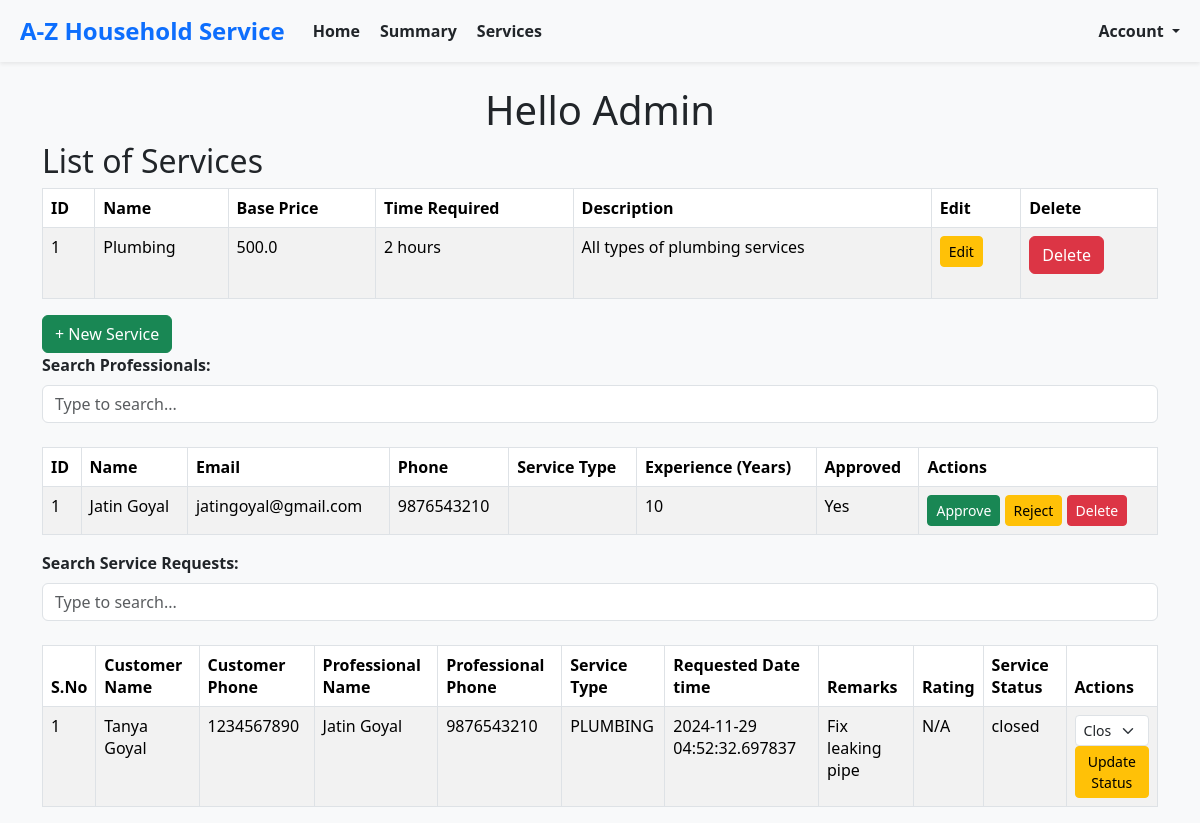
The page /admin/home on the database its author committed.
### models.py (models this page shows, shortened)
class BaseModel(db.Model):
    __abstract__ = True  # This makes it an abstract class, not a table in the database
    id = db.Column(db.Integer, primary_key=True)
    created_at = db.Column(db.DateTime, default=datetime.utcnow, nullable=False)  # Ensure it's not nullable
    modified_at = db.Column(db.DateTime, default=datetime.utcnow, onupdate=datetime.utcnow, nullable=False)  # Ensure it's not nullable

class Service(BaseModel):
    __tablename__ = 'service'
    name = db.Column(db.String(150), nullable=False)
    base_price = db.Column(db.Float, nullable=True)  # Made nullable
    time_required = db.Column(db.String(50), nullable=True)  # Made nullable
    description = db.Column(db.Text, nullable=True)  # Made nullable
    professional_id = db.Column(db.Integer, db.ForeignKey('service_professional.id'), nullable=True)
    service_type_id= db.Column(db.Integer, nullable=True)  # Made nullable
    professional = db.relationship('ServiceProfessional', backref='services', lazy=True)

class ServiceProfessional(BaseModel):
    __tablename__ = 'service_professional'
    username = db.Column(db.String(150), unique=True, nullable=False)
    password_hash = db.Column(db.String(200), nullable=False)
    name = db.Column(db.String(150), nullable=True)  # Made nullable
    email = db.Column(db.String(150), unique=True, nullable=True)  # Made nullable
    phone = db.Column(db.String(20), unique=True, nullable=True)  # Made nullable
    experience = db.Column(db.Integer, nullable=True)  # Made nullable
    description = db.Column(db.Text, nullable=True)  # Made nullable
    approved = db.Column(db.Boolean, default=False, nullable=True)  # Made nullable

class Customer(BaseModel):
    __tablename__ = 'customer'
    username = db.Column(db.String(150), unique=True, nullable=False)
    password_hash = db.Column(db.String(200), nullable=False)
    name = db.Column(db.String(150), nullable=True)  # Made nullable
    email = db.Column(db.String(150), unique=True, nullable=False)
    phone = db.Column(db.String(20), unique=True, nullable=False)
    address = db.Column(db.String(300), nullable=True)  # Made nullable
    pincode = db.Column(db.String(300), nullable=True)  # Made nullable

class ServiceRequest(BaseModel):
    __tablename__ = 'service_request'
    service_id = db.Column(db.Integer, db.ForeignKey('service.id'), nullable=True)  # Made nullable
    customer_id = db.Column(db.Integer, db.ForeignKey('customer.id'), nullable=False)
    professional_id = db.Column(db.Integer, db.ForeignKey('service_professional.id'), nullable=True)
    date_of_request = db.Column(db.DateTime, default=datetime.utcnow, nullable=True)  # Made nullable
    date_of_completion = db.Column(db.DateTime, nullable=True)  # Made nullable
    service_status = db.Column(db.String(50), default="requested", nullable=True)  # Made nullable
    service_type_id= db.Column(db.Integer, nullable=True)  # Made nullable
    remarks = db.Column(db.Text, nullable=True)  # Made nullable
    rejected_by_professional_id= db.Column(db.Integer, nullable=True)  # Made nullable
    rating = db.Column(db.Text, nullable=True)  # Made nullable
    payment = db.relationship('Payment', backref='service_request', lazy=True)

### routes.py (the view)
@app.route('/admin/home')
def admin_home():
    professionals = ServiceProfessional.query.all()
    services = Service.query.all()
    service_requests = ServiceRequest.query.all()
    enriched_service_requests = enrich_service_requests(service_requests, None, create_id_mappings())
    return render_template(
        'admin/home.html',
        professionals=professionals,
        services=services,
        service_requests=enriched_service_requests
    )

### routes.py (called while the page is built)
def create_id_mappings():
    service_type_mapping = {st.id: st for st in ServiceType}
    customer_mapping = {c.id: c for c in Customer.query.all()}
    professional_mapping = {p.id: p for p in ServiceProfessional.query.all()}
    return {
        'service_type_mapping': service_type_mapping,
        'customer_mapping': customer_mapping,
        'professional_mapping': professional_mapping
    }

### templates/admin/home.html (shortened to what this page needs)
{% extends 'layout.html' %}
{% block content %}
    <div class="container">
        <h1 class="text-center">Hello Admin</h1>
        <h2>List of Services</h2>
        <div class="table-responsive">
            <table class="table table-bordered table-striped">
                <thead>
                    <tr>
                        <th>ID</th>
                        <th>Name</th>
                        <th>Base Price</th>
                        <th>Time Required</th>
                        <th>Description</th>
                        <th>Edit</th>
                        <th>Delete</th>
                    </tr>
                </thead>
                <tbody>
                    {% for service in services %}
                        <tr>
                            <td>{{ service.id }}</td>
                            <td>{{ service.name }}</td>
                            <td>{{ service.base_price }}</td>
                            <td>{{ service.time_required }}</td>
                            <td>{{ service.description }}</td>
                            <td>
                                <button type="button" class="btn btn-warning btn-sm" data-bs-toggle="modal" data-bs-target="#newServiceModal"
                                        data-service-id="{{ service.id }}"
                                        data-service-name="{{ service.name }}"
                                        data-service-description="{{ service.description }}"
                                        data-service-base-price="{{ service.base_price }}"
                                        data-service-time-required="{{ service.time_required }}">
                                    Edit
                                </button>
                            </td>
                            <td>
                                <form method="post" action="delete_service/{{ service.id }}" onsubmit="return confirm('Are you sure you want to delete this service?');">
                                    <button type="submit" class="btn btn-danger">Delete</button>
                                </form>
                            </td>
                        </tr>
                    {% endfor %}
                </tbody>
            </table>
            <button type="button" class="btn btn-success pull-right" data-bs-toggle="modal" data-bs-target="#newServiceModal">
                + New Service
            </button>
        </div>
    {% include 'admin_professionals.html' %}
            {% include 'admin_service_requests.html' %}
    </div>
    {% endblock %}

### templates/admin_professionals.html (shortened to what this page needs)
<div class="mb-4">
    <label for="searchInputProfessionals" class="form-label"><strong>Search Professionals:</strong></label>
    <input type="text" id="searchInputProfessionals" class="form-control" placeholder="Type to search...">
</div>
<div class="table-responsive">
    <table class="table table-bordered table-striped" id="professionalsTable">
        <thead>
            <tr>
                <th>ID</th>
                <th>Name</th>
                <th>Email</th>
                <th>Phone</th>
                <th>Service Type</th>
                <th>Experience (Years)</th>
                <th>Approved</th>
                <th>Actions</th>
            </tr>
        </thead>
        <tbody>
            {% for professional in professionals %}
                <tr>
                    <td>{{ professional.id }}</td>
                    <td>{{ professional.name }}</td>
                    <td>{{ professional.email }}</td>
                    <td>{{ professional.phone }}</td>
                    <td>{{ professional.service_type }}</td>
                    <td>{{ professional.experience }}</td>
                    <td>{{ 'Yes' if professional.approved else 'No' }}</td>
                    <td>
                        <form method="post" action="/professionals/action" style="display:inline;">
                            <button class="btn btn-success btn-sm" type="submit">Approve</button>
                        </form>
                        <form method="post" action="/professionals/action" style="display:inline;">
                            <button class="btn btn-warning btn-sm" type="submit">Reject</button>
                        </form>
                        <form method="post" action="/professionals/action" style="display:inline;">
                            <button class="btn btn-danger btn-sm" type="submit">Delete</button>
                        </form>
                    </td>
                </tr>
            {% endfor %}
        </tbody>
    </table>
</div>

### templates/admin_service_requests.html (shortened to what this page needs)
<div class="mb-4">
    <label for="searchInputRequests" class="form-label"><strong>Search Service Requests:</strong></label>
    <input type="text" id="searchInputRequests" class="form-control" placeholder="Type to search...">
</div>
<div class="table-responsive">
    <table class="table table-bordered table-striped" id="serviceRequestsTable">
        <thead>
            <tr>
                <th>S.No</th>
                <th>Customer Name</th>
                <th>Customer Phone</th>
                <th>Professional Name</th>
                <th>Professional Phone</th>
                <th>Service Type</th>
                <th>Requested Date time</th>
                <th>Remarks</th>
                <th>Rating</th>
                <th>Service Status</th>
                <th>Actions</th>
            </tr>
        </thead>
        <tbody>
            {% for request in service_requests %}
                <tr>
                    <td>{{ loop.index }}</td>
                    <td>{{ request.customer_name }}</td>
                    <td>{{ request.customer_phone }}</td>
                    <td>{{ request.professional_name }}</td>
                    <td>{{ request.professional_phone }}</td>
                    <td>{{ request.service_name }}</td>
                    <td>{{ request.date_of_request }}</td>
                    <td>{{ request.remarks }}</td>
                    <td>{{ request.service_request_rating }}</td>
                    <td>{{ request.status }}</td>
                    <td>
                        <form method="post" action="/service_requests/update_status" style="display:inline;">
                            <select name="status" class="form-select form-select-sm">
                                <option value="closed" {% if request.status == 'closed' %}selected{% endif %}>Closed</option>
                            </select>
                            <button class="btn btn-warning btn-sm" type="submit">Update Status</button>
                        </form>
                    </td>
                </tr>
            {% endfor %}
        </tbody>
    </table>
</div>

### templates/layout.html (style rules this page uses)
body { background-color: #f8f9fa; }

### rows shown on the page
Service: id "1", name "Plumbing", base_price "500.0", time_required "2 hours", description "All types of plumbing services"
ServiceProfessional: id "1", name "Jatin Goyal", email "jatingoyal@gmail.com", phone "9876543210", experience "10", approved "Yes", professional_name "Jatin Goyal", professional_phone "9876543210"
Customer: customer_name "Tanya Goyal", customer_phone "1234567890"
ServiceRequest: date_of_request "2024-11-29 04:52:32.697837", remarks "Fix leaking pipe", status "closed", status "Closed"

### other values the page prints
{{ request.service_name }} "PLUMBING"
{{ request.service_request_rating }} "N/A"
